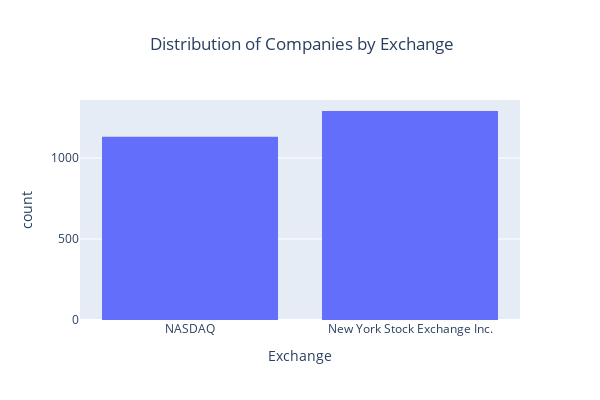

The notebook cell saved with this chart:
### Markdown cell above
### Exchange

### Code cell
# Plot the distribution by exchange
plot_categorical_dist('Exchange')

### Figure 1 — Plotly figure (JSON) as saved in the notebook; plotly's stock layout.template omitted (floating-point values rounded to 4 significant figures; data arrays with more than 128 entries replaced by an {"elided": "..."} marker saying what was removed)
{"data": [{"bingroup": "x", "histfunc": "count", "hovertemplate": "Exchange=%{x}<br>count=%{y}<extra></extra>", "legendgroup": "", "marker": {"color": "#636efa", "pattern": {"shape": ""}}, "name": "", "orientation": "v", "showlegend": false, "type": "histogram", "x": {"elided": "2421 str values"}, "xaxis": "x", "y": {"elided": "2421 str values"}, "yaxis": "y"}], "layout": {"barmode": "relative", "height": 400, "legend": {"tracegroupgap": 0}, "title": {"pad": {"l": 120}, "text": "Distribution of Companies by Exchange"}, "width": 600, "xaxis": {"anchor": "y", "domain": [0, 1], "title": {"text": "Exchange"}}, "yaxis": {"anchor": "x", "domain": [0, 1], "title": {"text": "count"}}}}
